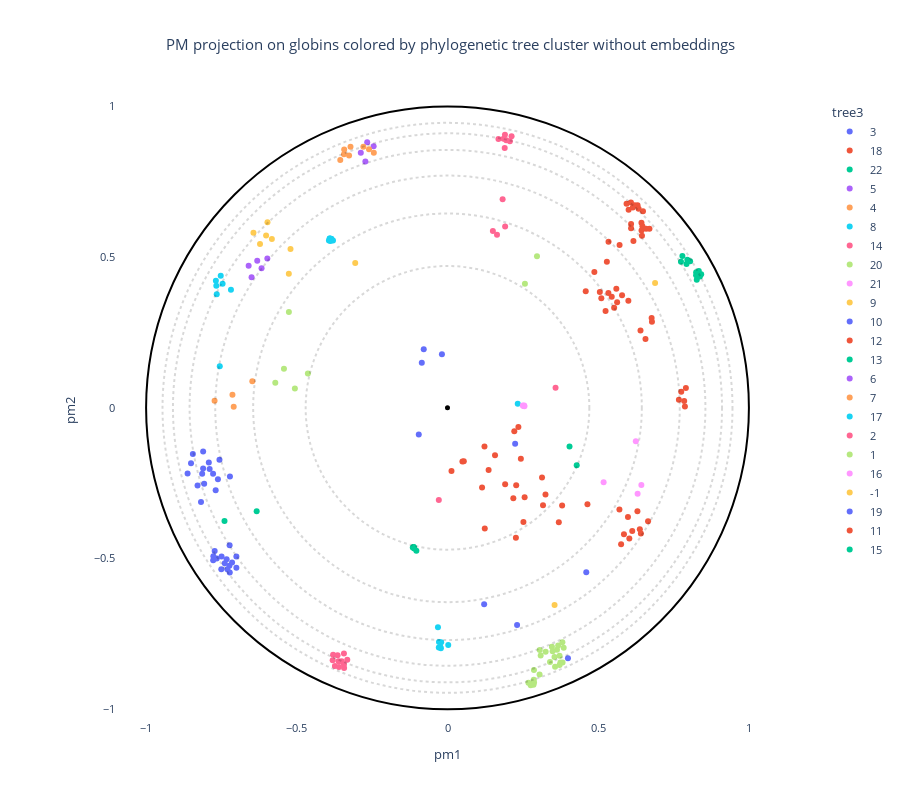

Notebook code for this chart:
### Code cell
# OPTIONS =================================================
#Here you can set different parameters to color & annotate the resulting projection:
if data_type == "plm" :
    title = "PM projection on globins colored by phylogenetic tree cluster with embeddings" 
elif data_type == "plm_aae" :
    title = "PM projection on globins colored by phylogenetic tree cluster with embeddings auto encoder" 
elif data_type == "pssm" :
    title = "PM projection on globins colored by phylogenetic tree cluster without embeddings" 
else :
    title = "PM projection on globins colored by phylogenetic tree cluster with RFA matrix" 

#----------------------------------------------------------
# Select the coloring from annotation .csv file:
labels_name = "tree3"
# Select classes to label among the "labels_name" or "second_labels_name" column (comma separated list):
second_labels_name = ""
labels_text = []
show_text = False
#----------------------------------------------------------
# Use a custom color palette:
color_palette = None #Default: None
use_custom_palette = False
#==========================================================


#Check projection visualization parameters
#Labels name
if labels_name == "":
    labels_name = None
elif labels_name not in annotation_names:
    raise NameError(f"labels_name {labels_name} is not in the availables annotations.\nAvailables annotations: {annotation_names}")
#Second labels name
if second_labels_name == "":
    second_labels_name = None
elif second_labels_name not in annotation_names:
    raise NameError(f'"second_labels_name" {second_labels_name} is not in the availables annotations.\nAvailables annotations: {annotation_names}')

if not use_custom_palette:
    color_palette = None

#Plot graph
fig = plot_embedding_interactive(df_embedding, 
                                 labels_name = labels_name,
                                 second_labels_name = second_labels_name, 
                                 show_text = show_text,
                                 labels_text = labels_text,
                                 color_palette = color_palette, 
                                 title = title, 
                                 fontsize = 11)
fig.show()
